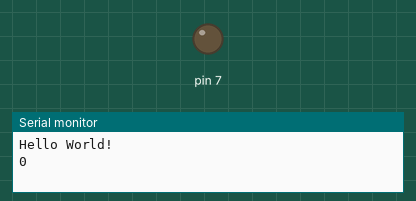
This sketch was run on a simulated Arduino Uno, built with avr-gcc and run on an emulated ATmega328P. On the bench: output pins drawn as LEDs (lit = HIGH), the last lines printed to the serial monitor. Dashed ring = blinking. At 2.0 s the program stops and its outputs stay as they are.

Above: at 0.5 s.
At 1.85 s:
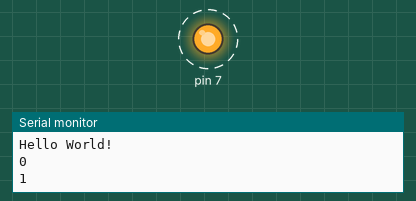
Timing chart, 0 to 3.0 s (numbered marks = the images above):
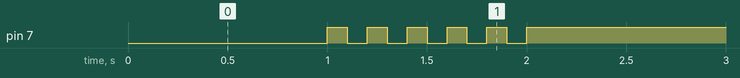

The sketch:

05_practice_2.ino
```cpp
#define PIN_LED 17
unsigned int count, toggle;

void setup() {
  pinMode(PIN7, OUTPUT);
  Serial.begin(9600); // Initialize serial port
  while (!Serial) {
    ; // wait for serial port to connect.
  }
  Serial.println("Hello World!");
  count = toggle = 0;
  digitalWrite(PIN7, toggle); //turn on LED
}

void loop() {
  if(count == 0){
    Serial.println(count);
    digitalWrite(PIN7, toggle);
    count += 1;
    delay(1000);
  }

  for (int i = 0; i < 10;  i++){
    if(count == 1){
      Serial.println(count); }
    toggle = toggle_state(toggle);
    digitalWrite(PIN7, toggle);
    count += 1;
    delay(100);
  }

  if(count >= 11){
    Serial.println(2);
    toggle = toggle_state(toggle);
    digitalWrite(PIN7, toggle);
    while(1){}
  }
}

int toggle_state(int toggle) {
  if (toggle == 0)
    return toggle = 1;
  if (toggle == 1)
    return toggle = 0;
}
```

Measured:
- by itself, pin 7: alternates HIGH for 0.10 s and LOW for 0.10 s, 11 changes in all, then stays HIGH
